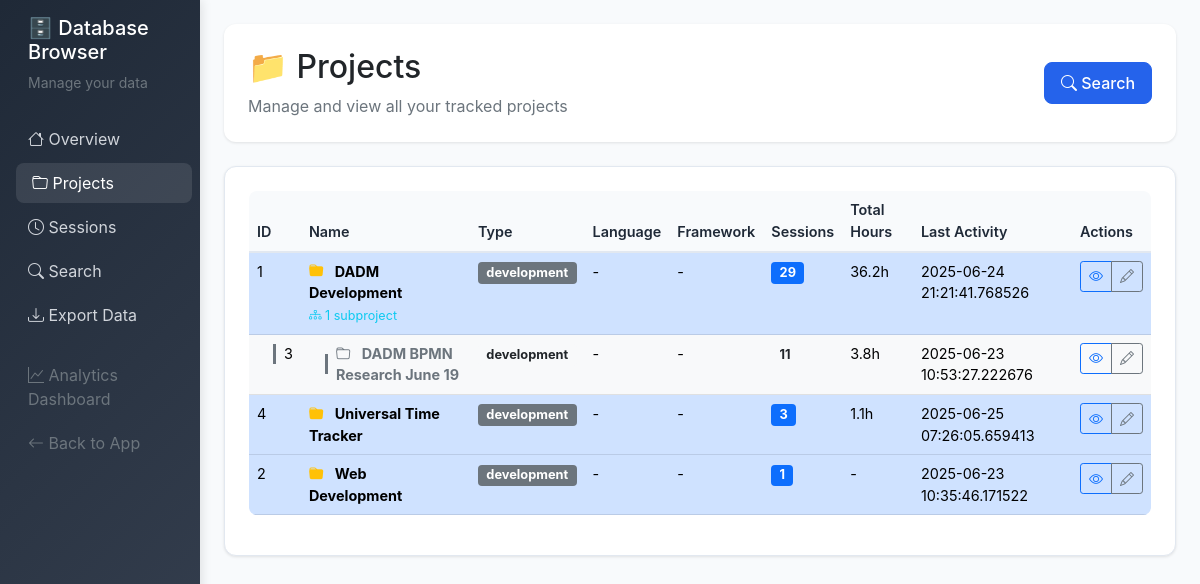
Page /db/projects on the committed database.
### server/src/models.py (models this page shows, shortened)
class Project:
    __tablename__ = 'projects'

### server/src/db_browser.py (the view)
@db_browser.route('/db/projects')
def projects():
    conn = get_db_connection()
    all_projects = conn.execute('''
        SELECT p.*, COUNT(s.id) as session_count,
               SUM(s.duration_minutes) as total_duration
        FROM projects p
        LEFT JOIN sessions s ON p.id = s.project_id
        GROUP BY p.id
        ORDER BY p.name
    ''').fetchall()
    projects_dict = {p['id']: dict(p) for p in all_projects}
    parent_projects = []
    subprojects = []
    for project in all_projects:
        project_dict = dict(project)
        if project['parent_id'] is None:
            project_dict['subprojects'] = []
            parent_projects.append(project_dict)
        else:
            subprojects.append(project_dict)
    for subproject in subprojects:
        parent_id = subproject['parent_id']
        if parent_id in projects_dict:
            for parent in parent_projects:
                if parent['id'] == parent_id:
                    parent['subprojects'].append(subproject)
                    break
    for parent in parent_projects:
        total_duration = parent['total_duration'] or 0
        total_sessions = parent['session_count'] or 0
        for subproject in parent['subprojects']:
            total_duration += subproject['total_duration'] or 0
            total_sessions += subproject['session_count'] or 0
        parent['total_duration'] = total_duration
        parent['session_count'] = total_sessions
    parent_projects.sort(key=lambda x: x['name'].lower())
    for parent in parent_projects:
        parent['subprojects'].sort(key=lambda x: x['name'].lower())
    conn.close()
    return render_template('db_browser/projects.html', projects=parent_projects)

### server/src/db_browser.py (called while the page is built)
def get_db_connection():
    database_path = os.environ.get('DATABASE_PATH', '/app/data/timetracker.db')
    conn = sqlite3.connect(database_path)
    conn.row_factory = sqlite3.Row
    return conn

### server/src/templates/db_browser/projects.html (shortened to what this page needs)
{% extends "db_browser/base.html" %}
{% block content %}
<div class="page-header">
    <div class="row align-items-center">
        <div class="col">
            <h1 class="h2 mb-2">📁 Projects</h1>
            <p class="text-muted mb-0">Manage and view all your tracked projects</p>
        </div>
        <div class="col-auto">
            <a href="{{ url_for('db_browser.search') }}" class="btn btn-primary">
                <i class="bi bi-search"></i> Search
            </a>
        </div>
    </div>
</div>
<div class="content-card">
    {% if projects %}
    <div class="table-responsive">
        <table class="table table-hover">
            <thead>
                <tr>
                    <th>ID</th>
                    <th>Name</th>
                    <th>Type</th>
                    <th>Language</th>
                    <th>Framework</th>
                    <th>Sessions</th>
                    <th>Total Hours</th>
                    <th>Last Activity</th>
                    <th>Actions</th>
                </tr>
            </thead>
            <tbody>
                {% for project in projects %}
                <tr class="table-primary">
                    <td>{{ project.id }}</td>
                    <td>
                        <strong>
                            <i class="bi bi-folder-fill text-warning me-2"></i>
                            {{ project.name }}
                        </strong>
                        {% if project.subprojects %}
                            <br><small class="text-info">
                                <i class="bi bi-diagram-3"></i> {{ project.subprojects|length }} subproject{{ 's' if project.subprojects|length != 1 else '' }}
                            </small>
                        {% endif %}
                    </td>
                    <td>
                        <span class="badge bg-secondary">{{ project.type }}</span>
                    </td>
                    <td>{{ project.language or '-' }}</td>
                    <td>{{ project.framework or '-' }}</td>
                    <td>
                        <span class="badge bg-primary">{{ project.session_count }}</span>
                    </td>
                    <td>
                        {% if project.total_duration %}
                            {{ "%.1f"|format(project.total_duration / 60) }}h
                        {% else %}
                            -
                        {% endif %}
                    </td>
                    <td>
                        {% if project.last_activity %}
                            {% set date_parts = project.last_activity.split('T') %}
                            {{ date_parts[0] }}
                        {% else %}
                            -
                        {% endif %}
                    </td>
                    <td>
                        <div class="btn-group btn-group-sm" role="group">
                            <a href="{{ url_for('db_browser.project_detail', project_id=project.id) }}"
                               class="btn btn-outline-primary" title="View Details">
                                <i class="bi bi-eye"></i>
                            </a>
                            <a href="{{ url_for('db_browser.edit_project', project_id=project.id) }}"
                               class="btn btn-outline-secondary" title="Edit">
                                <i class="bi bi-pencil"></i>
                            </a>
                        </div>
                    </td>
                </tr>
                {% for subproject in project.subprojects %}
                <tr class="table-light">
                    <td>
                        <div class="d-flex align-items-center">
                            <div class="border-start border-3 border-secondary ms-3 me-2" style="height: 20px;"></div>
                            {{ subproject.id }}
                        </div>
                    </td>
                    <td>
                        <div class="d-flex align-items-center">
                            <div class="border-start border-3 border-secondary ms-3 me-2" style="height: 20px;"></div>
                            <div>
                                <strong class="text-secondary">
                                    <i class="bi bi-folder text-muted me-2"></i>
                                    {{ subproject.name }}
                                </strong>
                            </div>
                        </div>
                    </td>
                    <td>
                        <span class="badge bg-light text-dark">{{ subproject.type }}</span>
                    </td>
                    <td>{{ subproject.language or '-' }}</td>
                    <td>{{ subproject.framework or '-' }}</td>
                    <td>
                        <span class="badge bg-light text-dark">{{ subproject.session_count }}</span>
                    </td>
                    <td>
                        {% if subproject.total_duration %}
                            {{ "%.1f"|format(subproject.total_duration / 60) }}h
                        {% else %}
                            -
                        {% endif %}
                    </td>
                    <td>
                        {% if subproject.last_activity %}
                            {% set date_parts = subproject.last_activity.split('T') %}
                            {{ date_parts[0] }}
                        {% else %}
                            -
                        {% endif %}
                    </td>
                    <td>
                        <div class="btn-group btn-group-sm" role="group">
                            <a href="{{ url_for('db_browser.project_detail', project_id=subproject.id) }}"
                               class="btn btn-outline-primary btn-sm" title="View Details">
                                <i class="bi bi-eye"></i>
                            </a>
                            <a href="{{ url_for('db_browser.edit_project', project_id=subproject.id) }}"
                               class="btn btn-outline-secondary btn-sm" title="Edit">
                                <i class="bi bi-pencil"></i>
                            </a>
                        </div>
                    </td>
                </tr>
                {% endfor %}
                {% endfor %}
            </tbody>
        </table>
    </div>
    {% else %}
    <div class="text-center py-5">
        <i class="bi bi-folder-x fs-1 text-muted"></i>
        <h4 class="text-muted mt-3">No projects found</h4>
        <p class="text-muted">Start tracking time to see your projects here.</p>
    </div>
    {% endif %}
</div>
{% endblock %}

### server/src/templates/db_browser/base.html (shortened to what this page needs)
<!DOCTYPE html>
<html lang="en">
<head>
    <link href="https://cdn.jsdelivr.net/npm/bootstrap@5.1.3/dist/css/bootstrap.min.css" rel="stylesheet">
    <link href="https://cdn.jsdelivr.net/npm/bootstrap-icons@1.7.2/font/bootstrap-icons.css" rel="stylesheet">
</head>
<body>
    <div class="container-fluid">
        <div class="row">
            <nav class="col-md-3 col-lg-2 d-md-block sidebar collapse">
                <div class="position-sticky pt-3">
                    <div class="px-3 mb-4">
                        <h5 class="text-white">🗄️ Database Browser</h5>
                        <p class="text-muted small">Manage your data</p>
                    </div>
                    <ul class="nav flex-column">
                        <li class="nav-item">
                            <a class="nav-link {% if request.endpoint == 'db_browser.index' %}active{% endif %}" href="{{ url_for('db_browser.index') }}">
                                <i class="bi bi-house"></i> Overview
                            </a>
                        </li>
                        <li class="nav-item">
                            <a class="nav-link {% if request.endpoint == 'db_browser.projects' %}active{% endif %}" href="{{ url_for('db_browser.projects') }}">
                                <i class="bi bi-folder"></i> Projects
                            </a>
                        </li>
                        <li class="nav-item">
                            <a class="nav-link {% if request.endpoint == 'db_browser.sessions' %}active{% endif %}" href="{{ url_for('db_browser.sessions') }}">
                                <i class="bi bi-clock"></i> Sessions
                            </a>
                        </li>
                        <li class="nav-item">
                            <a class="nav-link {% if request.endpoint == 'db_browser.search' %}active{% endif %}" href="{{ url_for('db_browser.search') }}">
                                <i class="bi bi-search"></i> Search
                            </a>
                        </li>
                        <li class="nav-item">
                            <a class="nav-link {% if request.endpoint == 'db_browser.export_data' %}active{% endif %}" href="{{ url_for('db_browser.export_data') }}">
                                <i class="bi bi-download"></i> Export Data
                            </a>
                        </li>
                        <li class="nav-item mt-3">
                            <a class="nav-link text-muted" href="/dashboard">
                                <i class="bi bi-graph-up"></i> Analytics Dashboard
                            </a>
                        </li>
                        <li class="nav-item">
                            <a class="nav-link text-muted" href="/">
                                <i class="bi bi-arrow-left"></i> Back to App
                            </a>
                        </li>
                    </ul>
                </div>
            </nav>
            <main class="col-md-9 ms-sm-auto col-lg-10 px-md-4 main-content">
                {% block content %}{% endblock %}
            </main>
        </div>
    </div>
</body>
</html>

### server/src/templates/db_browser/base.html (style rules this page uses)
:root { --primary-color: #2563eb; --success-color: #16a34a; --warning-color: #ca8a04; --danger-color: #dc2626; --info-color: #0891b2; --dark-color: #1f2937; --light-color: #f8fafc; --border-color: #e2e8f0; }
body { background-color: var(--light-color); font-family: 'Inter', -apple-system, BlinkMacSystemFont, sans-serif; }
.sidebar { min-height: 100vh; background: linear-gradient(135deg, var(--dark-color) 0%, #374151 100%); box-shadow: 2px 0 10px rgba(0,0,0,0.1); }
.sidebar .nav-link { color: #d1d5db; border-radius: 8px; margin: 2px 0; transition: all 0.3s ease; }
.sidebar .nav-link:hover, .sidebar .nav-link.active { background-color: rgba(255,255,255,0.1); color: white; transform: translateX(4px); }
.main-content { padding: 24px; }
.page-header { background: white; border-radius: 12px; padding: 24px; margin-bottom: 24px; box-shadow: 0 1px 3px rgba(0,0,0,0.1); }
.content-card { background: white; border-radius: 12px; padding: 24px; box-shadow: 0 1px 3px rgba(0,0,0,0.1); border: 1px solid var(--border-color); margin-bottom: 24px; }
.table-responsive { font-size: 0.9rem; }
.badge { font-size: 0.8rem; }
.btn-primary { background: var(--primary-color); border-color: var(--primary-color); border-radius: 8px; padding: 8px 16px; font-weight: 500; }
.table { border-radius: 8px; overflow: hidden; }
.table thead th { background-color: var(--light-color); border-bottom: 2px solid var(--border-color); font-weight: 600; color: var(--dark-color); }

### rows in the picture
Project: id "1", name "DADM Development", subprojects|length "1", type "development", language "-", framework "-", session_count "29", total_duration "36.2", last_activity "2025-06-24 21:21:41.768526"
Project: id "3", name "DADM BPMN Research June 19", type "development", language "-", framework "-", session_count "11", total_duration "3.8", last_activity "2025-06-23 10:53:27.222676"
Project: id "4", name "Universal Time Tracker", type "development", language "-", framework "-", session_count "3", total_duration "1.1", last_activity "2025-06-25 07:26:05.659413"
Project: id "2", name "Web Development", type "development", language "-", framework "-", session_count "1", last_activity "2025-06-23 10:35:46.171522"
